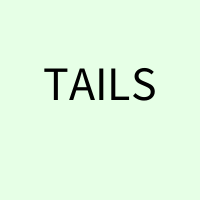
Frame 1 (no input)
Frame 60 (the mouse pressed at the canvas centre just before this capture): identical to frame 1, image omitted
Frame 120 (the mouse held since frame 60 and released just before this capture): identical to frame 1, image omitted

The Processing sketch that drew this single still picture (run headless with seeded random() and noise(); from frame 60 on, the mouse is pressed at the canvas centre):

// Processing sketch: CoinToss
// ── CoinToss.pde
float randomNumber;
 
void setup()
{
  size(200, 200);
  fill(0);
  textSize(48);
  textAlign(CENTER);
 
  // Initialise randomNumber between 0 and 2
  randomNumber = random(2.0);
}
 
void draw()
{
  background(230, 255, 230); // refresh background
 
  String message;
  
  if(randomNumber > 1){ // if random number greater than 1 then it reads tails
    message = "TAILS";
  } else{
    message = "HEADS"; // if random number 1 or less then it reads heads
  }
  text(message, width/2, height/2);
}
